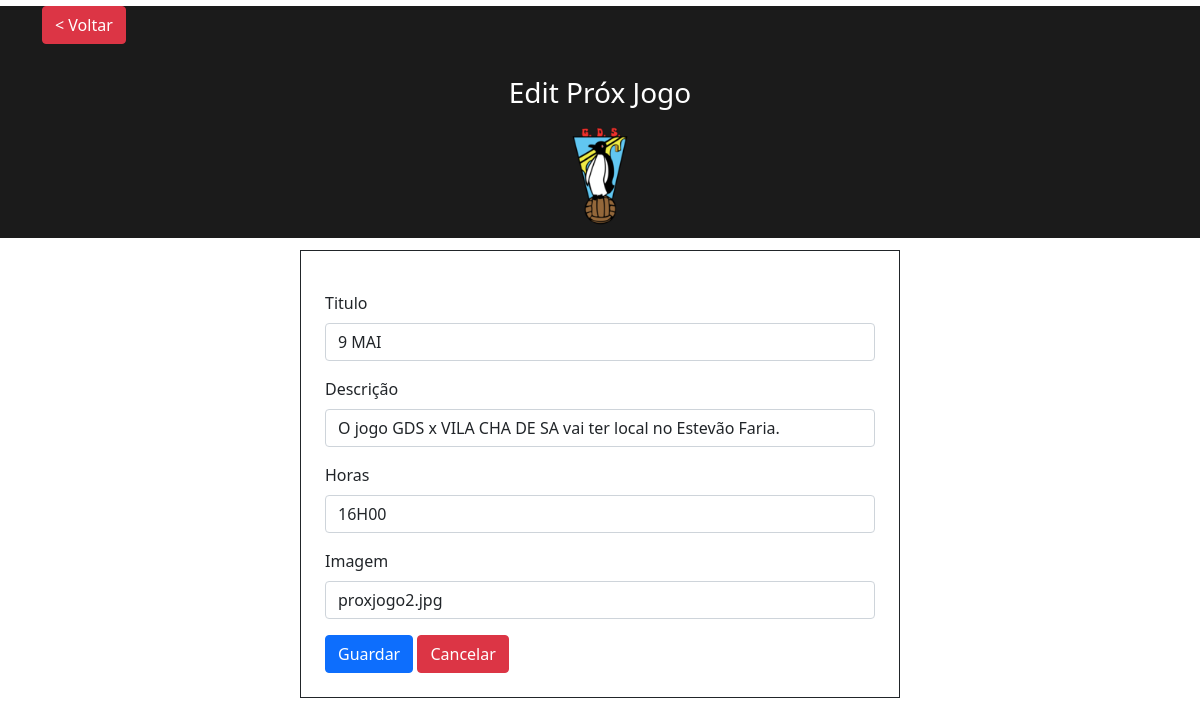
The app's page /area-admin/editproxjogo.php?Id=1 with its own data.
### tables this page shows
CREATE TABLE `prox_jogo` (
  `Id` int(11) NOT NULL,
  `Titulo` varchar(256) NOT NULL,
  `Descricao` text NOT NULL,
  `Horas` varchar(256) NOT NULL,
  `Img` varchar(256) NOT NULL
);

### area-admin/editproxjogo.php (the view, shortened to what this page needs)
 <!DOCTYPE html>
<html>
<head>
    <link rel="stylesheet" href="css/bootstrap.min.css">
</head>
<body>
    <?php
require 'includes/connection.php';
$Id = $_GET['Id'];
$sql = 'SELECT * FROM prox_jogo WHERE Id = :Id';
$sth = $dbh->prepare($sql);
$sth->bindParam(':Id', $Id, PDO::PARAM_INT);
$sth->execute();
$prox_jogo = $sth->fetchObject();
?>
<div style="background-color: #1b1b1b; margin-top:-1.5%;">
    <div class="container mt-4" style="background-color: #1b1b1b;">
    <a  href="proxjogo.php" class="btn btn-danger">< Voltar</a>
    </div>
    <div class="title-h2" style="padding: 2rem; background-color: #1b1b1b;">
        <h3>Edit Próx Jogo</h3>
    </div>
    <div style="text-align: center; ">
            <img  src="/GDS/images/ProjetoGDS/gdss.png" style="max-height: 100px; margin-top:-2%;  margin-bottom:1%;">
        </div>
</div>
    <div class="col-lg-6 offset-lg-3">
        <form action="includes/updateproxjogo.php" method="GET" class="border border-1 border-dark p-4" style="width: 100%; margin-top: 2%;">
            <div class="mb-3">
                <label  class="form-label">Titulo</label>
                <input type="text" class="form-control" name="Titulo"
                 placeholder="Name" value="<?= $prox_jogo->Titulo ?>">
            </div>
            <div class="mb-3">
                <label  class="form-label">Descrição</label>
                <input type="text" class="form-control" name="Descricao"
                 placeholder="Name" value="<?= $prox_jogo->Descricao ?>">
            </div>
            <div class="mb-3">
                <label  class="form-label">Horas</label>
                <input type="text" class="form-control" name="Horas"
                 placeholder="Name" value="<?= $prox_jogo->Horas ?>">
            </div>
            <div class="mb-3">
                <label  class="form-label">Imagem</label>
                <input type="text" class="form-control" name="Img"
                placeholder="Role" value="<?= $prox_jogo->Img ?>">
            </div>
            <div>
                <button type="submit" class="btn btn-primary">Guardar</button>
                <button type="reset" class="btn btn-danger">Cancelar</button>
            </div>
        </form>
    </div>
</body>
</html>

### area-admin/editproxjogo.php (style rules this page uses)
.title-h2 { font-size: 1rem; text-align: center; color: white; padding: 2rem; }

### records on screen
prox_jogo: Titulo "9 MAI", Descricao "O jogo GDS x VILA CHA DE SA vai ter local no Estevão Faria.", Horas "16H00", Img "proxjogo2.jpg"
